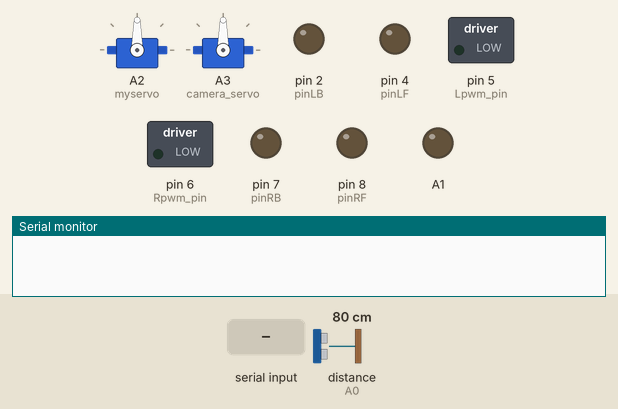
This sketch was run on a simulated Arduino Uno, built with avr-gcc and run on an emulated ATmega328P. Parts: 2 × servo, switched loads named in the sketch (green lamp = pin HIGH), output pins drawn as LEDs (lit = HIGH), the last lines printed to the serial monitor. Dashed ring = blinking. Inputs (shaded band) come from the test bench; at power-on: distance to the obstacle (sensor on A0) 80 cm. The echo pulse lasts 58.3 µs per cm.

Above: at 1.2 s.
1.3 s: "m" received over Serial
At 1.45 s:
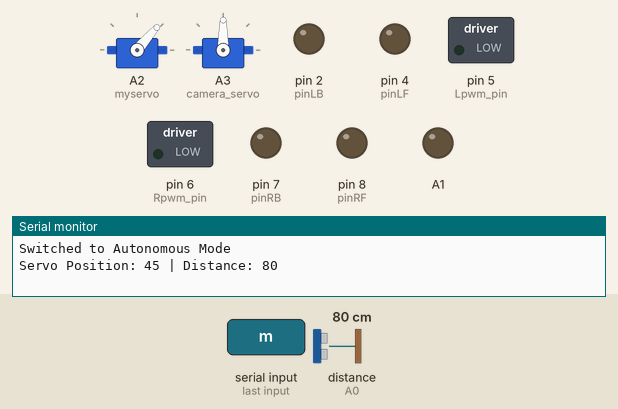
4.3 s: distance to the obstacle (sensor on A0) set to 32 cm
7.3 s: distance to the obstacle (sensor on A0) set to 27 cm
At 8.1 s:
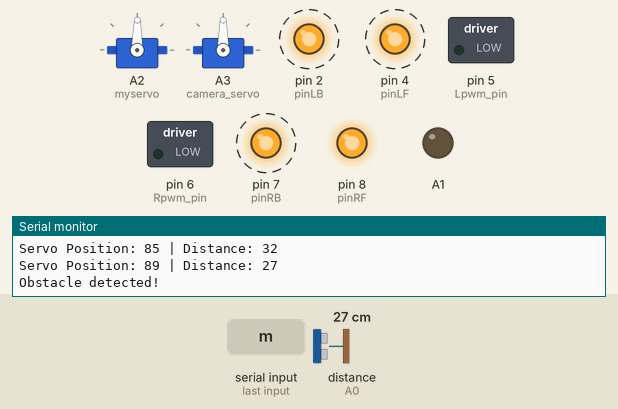
10.3 s: distance to the obstacle (sensor on A0) set to 299 cm
At 11.05 s:
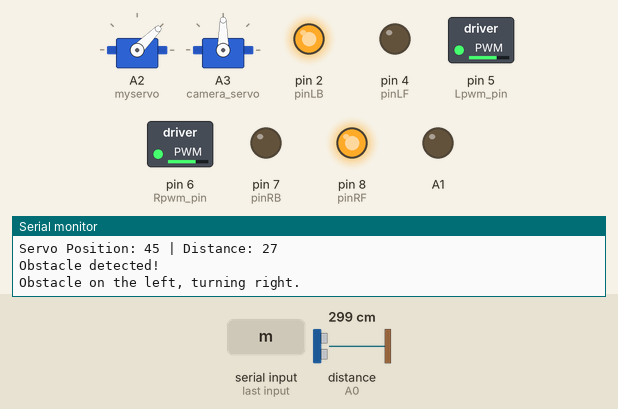
13.3 s: distance to the obstacle (sensor on A0) set to 2 cm
At 14.49 s:
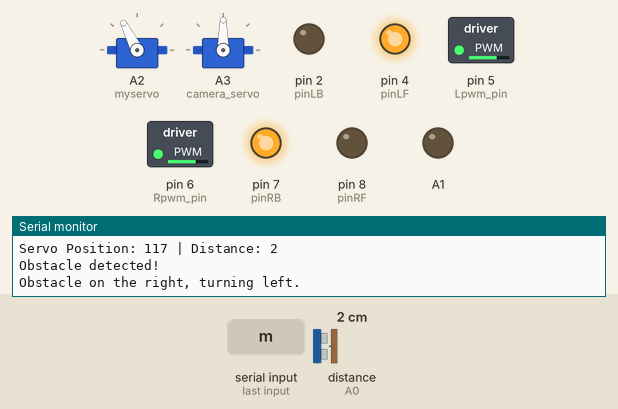
16.3 s: distance to the obstacle (sensor on A0) set to 60 cm
At 17.24 s:
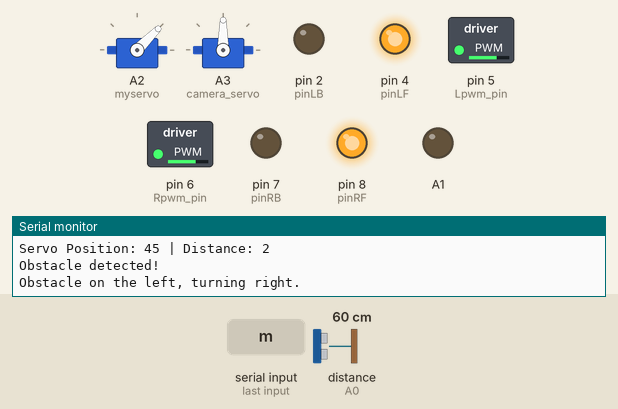
Timing chart, 0 to 20.3 s (numbered marks = the images above; inputs shaded):
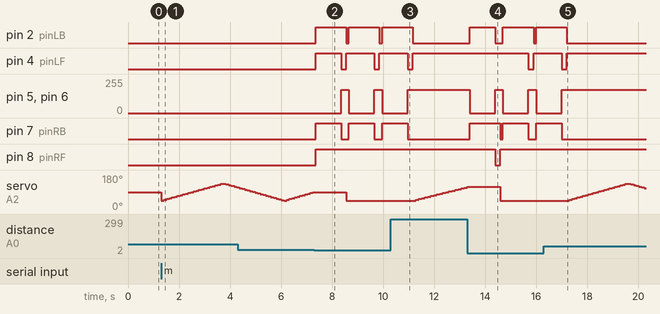

The sketch:

Autonimous_System.ino
```cpp
#include <Servo.h>

// Pin Definitions
#define Lpwm_pin 5  // Pin controlling speed - ENA
#define Rpwm_pin 6  // Pin controlling speed - ENB

// Pin Assignments
int pinLS = 3;
int pinMS = 12;
int pinRS = 11;
int pinIR = 9;
int pinLB = 2;
int pinLF = 4;
int pinRB = 7;
int pinRF = 8;

//mode value : 1- autonomous 2- manual
char mode = '2';

//light sensor values: if 0 clear if 1 there is a dip in the surface
unsigned char left_ls = 0;
unsigned char middle_ls = 0;
unsigned char right_ls = 0;
bool pit_detected = false;

// Global Variables
Servo myservo;
Servo camera_servo;
volatile int DL, DM, DR;
unsigned char pwm_val = 100;

// Timing Variables for Non-blocking Operations
unsigned long previousServoMillis = 0;
const long servoInterval = 20; // Interval for servo updates

unsigned long previousObstacleMillis = 0;
const long obstacleInterval = 200; // Interval for obstacle checks

// Functions
float checkdistance() {
  digitalWrite(A1, LOW);
  delayMicroseconds(2);
  digitalWrite(A1, HIGH);
  delayMicroseconds(10);
  digitalWrite(A1, LOW);
  float distance = pulseIn(A0, HIGH, 30000) / 58.0; // Timeout after 30ms
  return distance;
}

void react(int pos, int DM) {
  stopp();  // Stop the robot
  Set_Speed(0);  // Stop motors
  delay(1000);  // Wait for the robot to stop

  // Check which half of the servo's sweep the obstacle is in
  if (pos <= 90) {  // Object detected in the left half of the servo sweep
    Serial.println("Obstacle on the left, turning right.");
    turnR();  // Turn right to avoid obstacle
    Set_Speed(175);  // Speed up to turn
    delay(200);  // Allow the robot to turn
    advance();  // Move forward after turning
  } else if (pos > 90) {  // Object detected in the right half of the servo sweep
    Serial.println("Obstacle on the right, turning left.");
    turnL();  // Turn left to avoid obstacle
    Set_Speed(175);  // Speed up to turn
    delay(200);  // Allow the robot to turn
    advance();  // Move forward after turning
  }
}

void cam_move(){
  int pos = 45;
  const int step =4;

  for (pos =45; pos <= 135; pos += step){
    camera_servo.write(pos);
  }
   for (pos = 135; pos >= 45; pos -= step) {}
}

void auto_move() {
  static int pos = 45;  // Starting servo position (middle)
  const int step = 4;   // Small step for slow rotation
  const int threshold = 30; // Distance threshold for obstacle detection

  // Slowly rotate the servo to scan for obstacles
  for (pos = 45; pos <= 135; pos += step) {
    myservo.write(pos);  // Move the servo to the current position
    delay(100);  // Delay to allow servo to reach position
    int distance = checkdistance();  // Measure the distance

    Serial.print("Servo Position: ");
    Serial.print(pos);
    Serial.print(" | Distance: ");
    Serial.println(distance);

    // If an obstacle is detected, stop and decide the reaction
    if (distance < threshold) {
      Serial.println("Obstacle detected!");
      react(pos, distance);  // Run the function to decide direction
      return;  // Exit the function if obstacle is detected
    }
  }

  // Reverse the direction of servo scan after reaching 135 degrees
  for (pos = 135; pos >= 45; pos -= step) {
    myservo.write(pos);  // Move the servo to the current position
    delay(100);  // Delay to allow servo to reach position
    int distance = checkdistance();  // Measure the distance

    Serial.print("Servo Position: ");
    Serial.print(pos);
    Serial.print(" | Distance: ");
    Serial.println(distance);

    // If an obstacle is detected, stop and decide the reaction
    if (distance < threshold) {
      Serial.println("Obstacle detected!");
      react(pos, distance);  // Run the function to decide direction
      return;  // Exit the function if obstacle is detected
    }
  }
}

void Detect_obstacle_distance() {
  myservo.write(160);
  for (int i = 0; i < 3; i++) DL = checkdistance();
  delay(100);
  myservo.write(20);
  for (int i = 0; i < 3; i++) DR = checkdistance();
  delay(100);
}

void setup() {
  myservo.attach(A2);
  camera_servo.attach(A3);
  pinMode(A1, OUTPUT);
  pinMode(A0, INPUT);
  pinMode(pinLB, OUTPUT);
  pinMode(pinLF, OUTPUT);
  pinMode(pinRB, OUTPUT);
  pinMode(pinRF, OUTPUT);
  pinMode(Lpwm_pin, OUTPUT);
  pinMode(Rpwm_pin, OUTPUT);
  pinMode(pinLS, INPUT);
  pinMode(pinMS, INPUT);
  pinMode(pinRS, INPUT);
  DL = 0;
  DM = 0;
  DR = 0;
  Serial.begin(9600);
  //irrecv.enableIRIn();
  myservo.write(90);
}

void key_Control(char input) {
  switch (input) {
    case 'w':
      Set_Speed(pwm_val);
      advance();  // Move forward
      break;
    case 's':
      Set_Speed(150);
      back();  // Move backward
      break;
    case 'a':
      Set_Speed(175);
      turnL();  // Turn left
      break;
    case 'd':
      Set_Speed(175);
      turnR();  // Turn right
      break;
    case 'x':
      stopp();  // Stop
      break;
    default:
      break;
  }
}

// void pit_detection() {
//    if (middle_ls == 1 && left_ls == 1) {
//     if (!pit_detected) {
//       Serial.println("Pit on the left side detected");
//       back();
//       delay(500); // Allow robot to back away
//       turnR();
//       delay(500);
//       stopp();
//       pit_detected = true;  // Prevent re-triggering
//     }
//   } else if (middle_ls == 1 && right_ls == 1) {
//     if (!pit_detected) {
//       Serial.println("Pit on the right side detected");
//       back();
//       delay(500);
//       turnL();
//       delay(500);
//       stopp();
//       pit_detected = true;
//     } else {
//       pit_detected = false;
//     }
//   }
// }

void loop() {
  unsigned long currentMillis = millis();

  // Handle Serial input for mode switching
  if (Serial.available()) {
    char input = Serial.read();  // Read the character input from Serial Monitor
    input = toLowerCase(input);  // Convert to lowercase if needed, for case-insensitivity

    // Switch between modes when 'm' is pressed
    if (input == 'm') {
      if (mode == '2') {
        mode = '1';  // Switch to Autonomous mode
        Serial.println("Switched to Autonomous Mode");
      } else {
        mode = '2';  // Switch to IR control mode
        Serial.println("Switched to Manual Mode");
      }
    }

    if (mode == '2') {
      key_Control(input);  // Manual Mode controls
    }
  }

  if (mode == '1') {
    // Autonomous Mode (non-blocking)
    auto_move();
  }
}

// Motor Control Functions
void Set_Speed(unsigned char pwm) {
  analogWrite(Lpwm_pin, pwm);
  analogWrite(Rpwm_pin, pwm);
}

void advance() {
  digitalWrite(pinRB, LOW);
  digitalWrite(pinLF, HIGH);
  digitalWrite(pinRF, HIGH);
  digitalWrite(pinLB, LOW);
}

void turnR() {
  digitalWrite(pinRB, LOW);
  digitalWrite(pinRF, HIGH);
  digitalWrite(pinLB, HIGH);
  digitalWrite(pinLF, LOW);
}

void turnL() {
  digitalWrite(pinRB, HIGH);
  digitalWrite(pinRF, LOW);
  digitalWrite(pinLB, LOW);
  digitalWrite(pinLF, HIGH);
}

void stopp() {
  digitalWrite(pinRB, HIGH);
  digitalWrite(pinRF, HIGH);
  digitalWrite(pinLB, HIGH);
  digitalWrite(pinLF, HIGH);
}

void back() {
  digitalWrite(pinRB, HIGH);
  digitalWrite(pinRF, LOW);
  digitalWrite(pinLB, HIGH);
  digitalWrite(pinLF, LOW);
}
```

Measured:
- the behaviour switches between 30 and 29 cm on distance to the obstacle (sensor on A0) (found by bisection; images 1 and 2)
- after the input at 1.3 s, servo on A2 (myservo): 90° → 45° at once, → 49° 0.11 s later, → 53° 0.11 s later, → 57° 0.11 s later, … (29 changes in this stretch)
- after the input at 7.3 s, pin 2 (pinLB): alternates HIGH for 1.2 s and LOW for 0.10 s, starting after 0.05 s; pin 4 (pinLF): alternates HIGH for 1.1 s and LOW for 0.20 s, starting after 0.05 s
- after the input at 10.3 s, pin 2 (pinLB): goes on until 11.2 s, then stays LOW; pin 4 (pinLF): goes on until 11.2 s, then stays HIGH; pin 5 (Lpwm_pin), pin 6 (Rpwm_pin): goes on until 11.0 s, then stays 175/255; pin 7 (pinRB): goes on until 11.0 s, then stays LOW; servo on A2 (myservo): moves from 45° to 117° over 2.0 s, starting after 0.98 s
- after the input at 13.3 s, pin 2 (pinLB): goes HIGH 1.0 s, LOW 0.30 s, HIGH 1.2 s, LOW 0.10 s, then HIGH, starting after 0.09 s; pin 4 (pinLF): HIGH → LOW after 2.4 s, → HIGH 0.20 s later
- after the input at 16.3 s, pin 2 (pinLB): goes on until 17.2 s, then stays LOW; pin 4 (pinLF): goes on until 17.2 s, then stays HIGH; pin 5 (Lpwm_pin), pin 6 (Rpwm_pin): goes on until 17.0 s, then stays 175/255; pin 7 (pinRB): goes on until 17.0 s, then stays LOW; servo on A2 (myservo): rises from 45° to 135° in 2.3 s, then falls to 111° in 0.63 s
